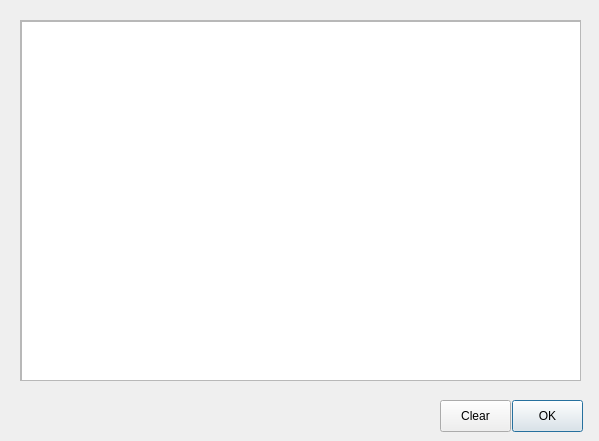
<?xml version="1.0" encoding="UTF-8"?>
<ui version="4.0">
 <class>MessagesDialog</class>
 <widget class="QDialog" name="MessagesDialog">
  <property name="geometry">
   <rect>
    <x>0</x>
    <y>0</y>
    <width>599</width>
    <height>441</height>
   </rect>
  </property>
  <property name="windowTitle">
   <string>Dialog</string>
  </property>
  <widget class="QScrollArea" name="scrollArea">
   <property name="geometry">
    <rect>
     <x>20</x>
     <y>20</y>
     <width>561</width>
     <height>361</height>
    </rect>
   </property>
   <property name="widgetResizable">
    <bool>true</bool>
   </property>
   <widget class="QWidget" name="scrollAreaWidgetContents">
    <property name="geometry">
     <rect>
      <x>0</x>
      <y>0</y>
      <width>559</width>
      <height>359</height>
     </rect>
    </property>
    <widget class="QPlainTextEdit" name="plainTextEdit">
     <property name="geometry">
      <rect>
       <x>0</x>
       <y>0</y>
       <width>561</width>
       <height>361</height>
      </rect>
     </property>
     <property name="plainText">
      <string/>
     </property>
    </widget>
   </widget>
  </widget>
  <widget class="QPushButton" name="okButton">
   <property name="geometry">
    <rect>
     <x>512</x>
     <y>400</y>
     <width>71</width>
     <height>32</height>
    </rect>
   </property>
   <property name="text">
    <string>OK</string>
   </property>
  </widget>
  <widget class="QPushButton" name="clearButton">
   <property name="geometry">
    <rect>
     <x>440</x>
     <y>400</y>
     <width>71</width>
     <height>32</height>
    </rect>
   </property>
   <property name="text">
    <string>Clear</string>
   </property>
  </widget>
 </widget>
 <resources/>
 <connections/>
</ui>
